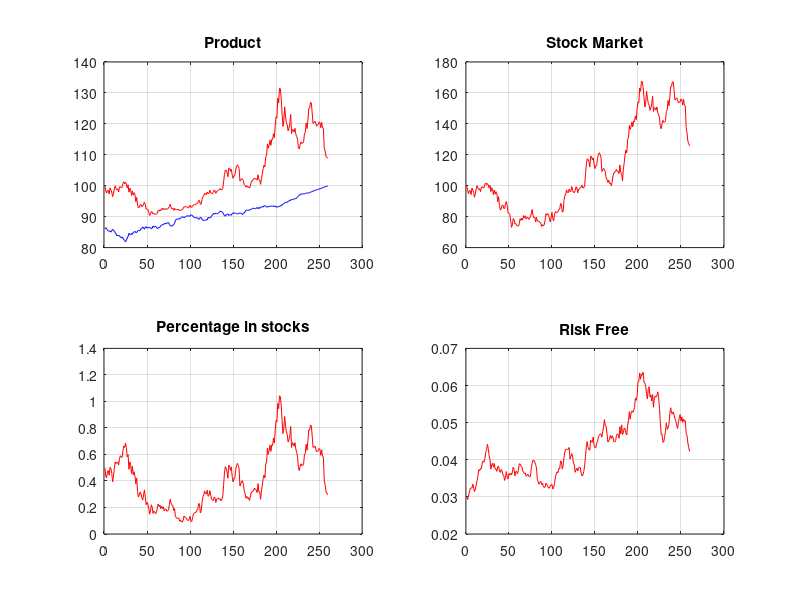

Here is the MATLAB script that generated this plot:
clear all

sdy=[0.20 0.21]; %Yearly Standard Deviation
mry=[0.08 0.11]; %Yearly mean return
cor=0.5; %Correlation Coefficient between equity and rf changes
rfy=0.03; %Risk free at t=0

le=5; %Lenght of the Strategy in Years

%Weekly moments
sd=sdy./(52^0.5);
mr=mry./52;
rf=0.03/52;

cova=[sd(1)^2 sd(1)*sd(2)*cor; sd(1)*sd(2)*cor sd(2)^2];


%Number of periods
t=52*le;




sm=100;
p=100;
f=100/(1+rf)^t;
c=p-f;
m=50/c;
s=m*c;
%s=min(p,m*c);
b=p-s;

for i=2:t
    r=mvnrnd(mr,cova,1);
    rf(i,1)=rf(i-1,1)*(1+r(2));
    p(i,1)=s(i-1,1)*(1+r(1))+b(i-1,1)*(1+rf(i,1));
    f(i,1)=100/(1+rf(i,1))^(t-i+1);
    c(i,1)=p(i,1)-f(i,1);
    s(i,1)=max(0,m*c(i,1));
    %s(i,1)=max(0,min(p(i,1),m*c(i,1)));   
    b(i,1)=p(i,1)-s(i,1);
    sm(i,1)=sm(i-1,1)*(1+r(1));
end

pt=linspace(1,t,t);

figure
subplot (2,2,1)
plot(pt,p,'r-',pt,f,'b-')
title('Product')
grid on

subplot (2,2,2)
plot(pt,sm,'r-')
title('Stock Market')
grid on

subplot (2,2,3)
plot(pt,s./p,'r-')
title('Percentage in stocks')
grid on

subplot (2,2,4)
plot(pt,rf*52,'r-')
title('Risk Free')
grid on

